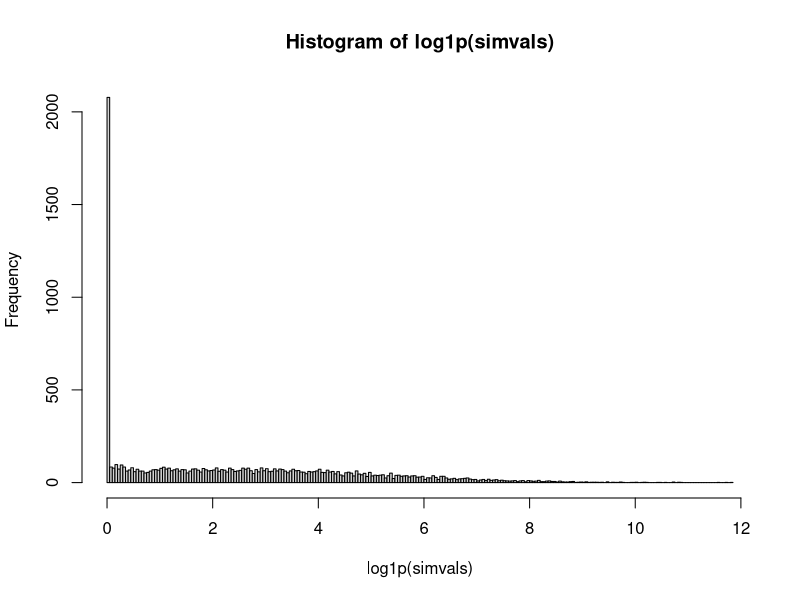

Recreate this plot in R.
## ---- chunk 1

sims <- 1e4
muval = 2.8
sdval = 2.54
pival = 0.2


simvals <- rep(NA, sims)
simvals[c(1:2000)] <- rep(0, sims*0.2)
simvals[c(2001:10000)] <- rlnorm(sims*0.8, meanlog = muval, sdlog = sdval)

hist(log1p(simvals), breaks = 200)

## ---- chunk 2

dhlnorm <- function(x, meanlog, sdlog, pval) {
  
    if (x > 0) {
    
    value <- dlnorm(x, meanlog = meanlog, sdlog = sdlog, log = FALSE) * (1-pval)
    
    return(value)
    
  } else {
    
    value <- pval
    
    return(value)
  }
  }


dhlnorm(3, meanlog = muval, sdlog = sdval, pval = 0.2)


